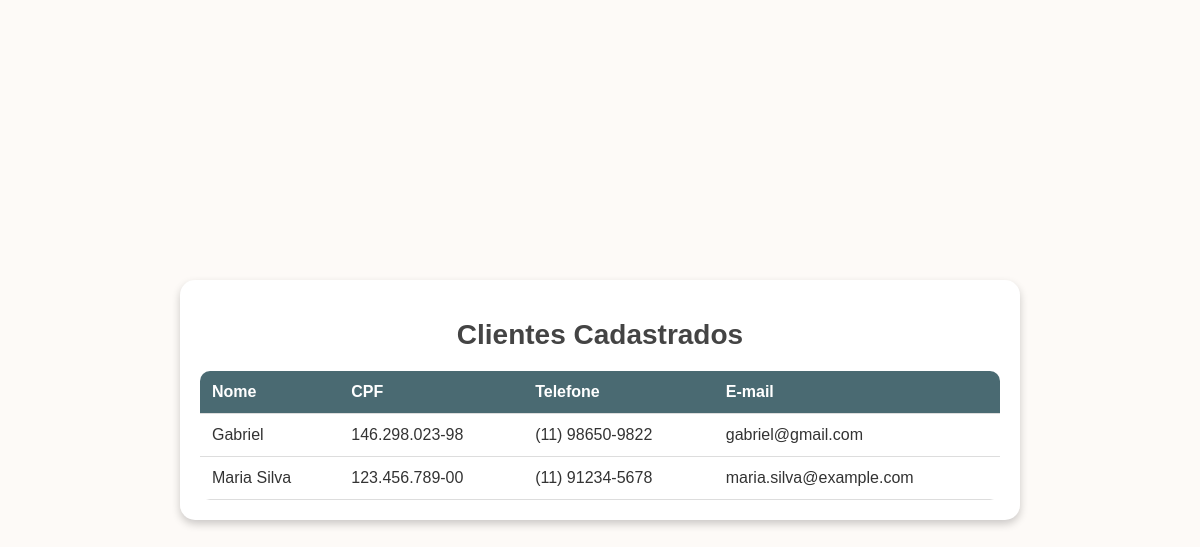
/list_clients, run on an earlier commit of the app's database.
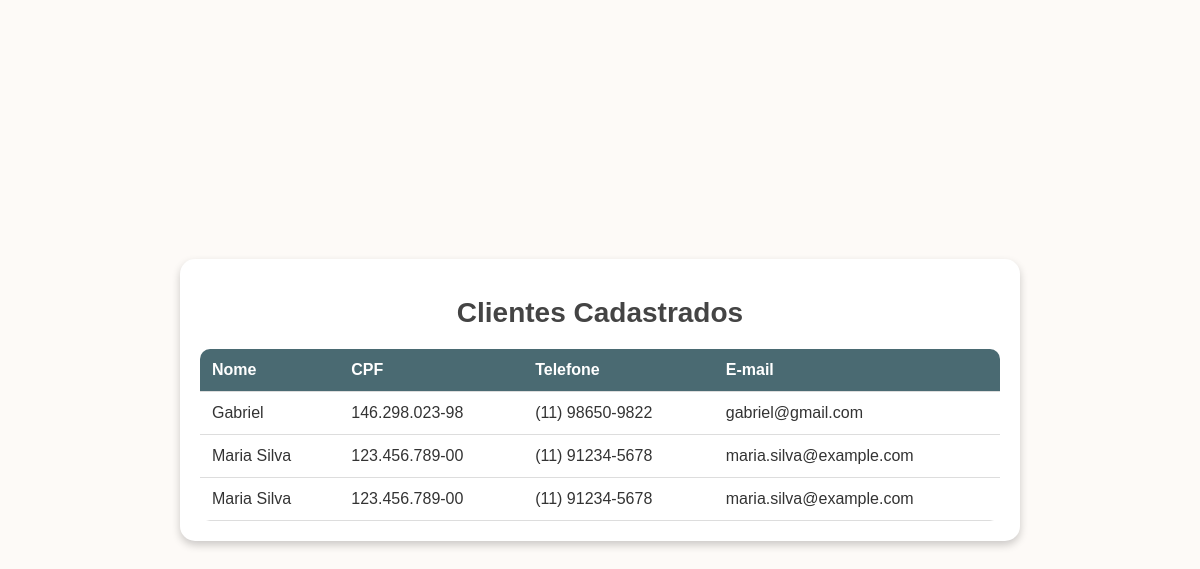
And on a later commit of the database.
### app.py (models this page shows)
class Client(db.Model):
    id = db.Column(db.Integer, primary_key=True)
    name = db.Column(db.String(100), nullable=False)
    cpf = db.Column(db.String(14), nullable=False)
    telefone = db.Column(db.String(15), nullable=True)  # Formato (XX) XXXXX-XXXX
    email = db.Column(db.String(100), nullable=True)

### app.py (the view)
@app.route('/list_clients')
def list_clients():
    clients = Client.query.all()
    return render_template('list_clients.html', clients=clients)

### templates/list_clients.html (shortened to what this page needs)
<!DOCTYPE html>
<html lang="en">
<head>
</head>
<body>
    <div class="container">
        <h1>Clientes Cadastrados</h1>
        <table>
            <thead>
                <tr>
                    <th>Nome</th>
                    <th>CPF</th>
                    <th>Telefone</th>
                    <th>E-mail</th>
                </tr>
            </thead>
            <tbody>
                {% for client in clients %}
                    <tr>
                        <td>{{ client.name }}</td>
                        <td>{{ client.cpf }}</td>
                        <td>{{ client.telefone }}</td>
                        <td>{{ client.email }}</td>
                    </tr>
                {% endfor %}
            </tbody>
        </table>
    </div>
</body>
</html>

What changed in the data, as far as the page shows it:
added Client: name "Maria Silva", cpf "123.456.789-00", telefone "(11) 91234-5678", email "maria.silva@example.com"
